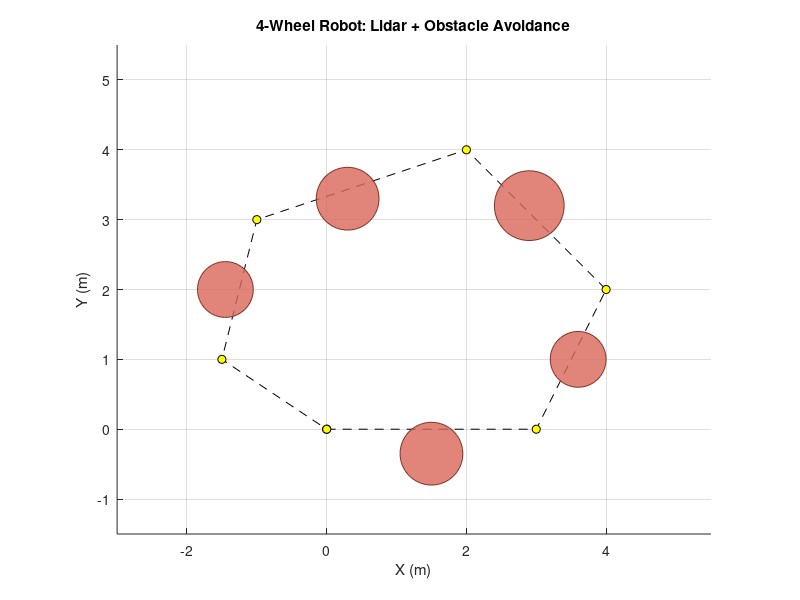

MATLAB code for this plot: (Note: this script raises an error after producing the figure.)
% four_wheel_robot_lidar.m
% 4-wheel robot with a lidar-style range sensor and obstacle avoidance.
% - Circular obstacles, ray-cast lidar (25 beams, 2 m range), drawn live
% - Gap-seeking avoidance: robot steers toward the lidar beam that best
%   combines clearance with progress toward the next waypoint
% Pure MATLAB - no toolboxes required.
%
% Created by Claude via the MATLAB MCP server.

%% Parameters
bodyLen  = 0.50;  bodyWid = 0.35;
wheelLen = 0.16;  wheelWid = 0.06;
robotRad = 0.30;            % inflation radius for clearance (m)
dt       = 0.05;
vMax     = 0.8;
kHeading = 2.8;
wpRadius = 0.30;
maxSteps = 6000;

% Lidar
nBeams   = 25;
fov      = deg2rad(240);                       % field of view
beamAng  = linspace(-fov/2, fov/2, nBeams);    % robot-relative angles
lidarMax = 2.0;                                % max range (m)

% Course and obstacles [x y radius]
waypoints = [0 0; 3 0; 4 2; 2 4; -1 3; -1.5 1; 0 0];
obstacles = [1.5 -0.35 0.45;
             3.6  1.00 0.40;
             2.9  3.20 0.50;
             0.3  3.30 0.45;
            -1.45 2.00 0.40];

%% Figure setup
fig = figure('Name', '4-Wheel Robot + Lidar', 'NumberTitle', 'off');
ax = axes(fig); hold(ax, 'on'); grid(ax, 'on'); axis(ax, 'equal');
pad = 1.5;
xlim(ax, [min(waypoints(:,1))-pad, max(waypoints(:,1))+pad]);
ylim(ax, [min(waypoints(:,2))-pad, max(waypoints(:,2))+pad]);
xlabel(ax, 'X (m)'); ylabel(ax, 'Y (m)');
title(ax, '4-Wheel Robot: Lidar + Obstacle Avoidance');

plot(ax, waypoints(:,1), waypoints(:,2), 'k--o', 'MarkerFaceColor', 'y', ...
    'DisplayName', 'Waypoint course');
th = linspace(0, 2*pi, 40);
for k = 1:size(obstacles, 1)
    patch(ax, obstacles(k,1) + obstacles(k,3)*cos(th), ...
              obstacles(k,2) + obstacles(k,3)*sin(th), ...
              [0.85 0.4 0.35], 'EdgeColor', [0.5 0.2 0.15], ...
              'FaceAlpha', 0.8, 'HandleVisibility', 'off');
end
trail = animatedline(ax, 'Color', [0 0.45 0.74], 'LineWidth', 1.5, ...
    'DisplayName', 'Robot path');
beamLines = plot(ax, NaN, NaN, '-', 'Color', [0.2 0.75 0.3 0.35], ...
    'DisplayName', 'Lidar beams');
hitPts = plot(ax, NaN, NaN, 'r.', 'MarkerSize', 10, ...
    'DisplayName', 'Lidar hits');
legend(ax, 'Location', 'best');

% Robot body graphics
tf = hgtransform('Parent', ax);
patch('Parent', tf, 'XData', [-1 1 1 -1]*bodyLen/2, ...
    'YData', [-1 -1 1 1]*bodyWid/2, 'FaceColor', [0.3 0.6 0.9], ...
    'EdgeColor', 'k', 'HandleVisibility', 'off');
patch('Parent', tf, 'XData', [bodyLen/2-0.1 bodyLen/2 bodyLen/2-0.1], ...
    'YData', [-0.07 0 0.07], 'FaceColor', 'r', 'EdgeColor', 'none', ...
    'HandleVisibility', 'off');
wx = [-1 -1 1 1] * bodyLen*0.30;
wy = [-1 1 -1 1] * (bodyWid/2 + wheelWid/2);
for k = 1:4
    patch('Parent', tf, 'XData', wx(k)+[-1 1 1 -1]*wheelLen/2, ...
        'YData', wy(k)+[-1 -1 1 1]*wheelWid/2, ...
        'FaceColor', [0.15 0.15 0.15], 'EdgeColor', 'none', ...
        'HandleVisibility', 'off');
end

%% Simulation loop
pose = [waypoints(1,1); waypoints(1,2); 0];
wpIdx = 2;
distTotal = 0; simTime = 0;
minClearance = inf;
collided = false;

for step = 1:maxSteps
    target = waypoints(wpIdx, :)';
    delta = target - pose(1:2);
    if norm(delta) < wpRadius
        wpIdx = wpIdx + 1;
        if wpIdx > size(waypoints, 1), break; end
        continue;
    end

    % ---- Lidar scan: ray-cast every beam against all circles ----
    ranges = lidarMax * ones(1, nBeams);
    for b = 1:nBeams
        a = pose(3) + beamAng(b);
        u = [cos(a); sin(a)];
        for k = 1:size(obstacles, 1)
            cp = obstacles(k, 1:2)' - pose(1:2);
            bb = u' * cp;
            disc = bb^2 - (cp'*cp - obstacles(k,3)^2);
            if disc >= 0
                t = bb - sqrt(disc);
                if t > 0 && t < ranges(b)
                    ranges(b) = t;
                end
            end
        end
    end

    % ---- Collision / clearance bookkeeping ----
    clearNow = inf;
    for k = 1:size(obstacles, 1)
        clearNow = min(clearNow, ...
            norm(obstacles(k,1:2)' - pose(1:2)) - obstacles(k,3));
    end
    minClearance = min(minClearance, clearNow);
    if clearNow < robotRad * 0.6
        collided = true;
        break;
    end

    % ---- Gap-seeking steering ----
    desiredTh = atan2(delta(2), delta(1));
    goalRel = atan2(sin(desiredTh - pose(3)), cos(desiredTh - pose(3)));
    clearance = max(ranges - 1.5*robotRad, 0);
    % Erode clearance over neighboring beams so the robot's width is
    % respected: a beam is only as good as its local neighborhood.
    clearEro = clearance;
    for b = 1:nBeams
        lo = max(1, b-3); hi = min(nBeams, b+3);
        clearEro(b) = min(clearance(lo:hi));
    end
    score = min(clearEro, 1.2) - 0.45 * abs(beamAng - goalRel);
    [~, best] = max(score);
    steerErr = beamAng(best);

    % Emergency reflex: if anything is dangerously close, turn hard away
    [closest, cIdx] = min(ranges - robotRad);
    if closest < 0.35
        away = -sign(beamAng(cIdx) + 1e-3);
        steerErr = away * deg2rad(70);
    end

    omega = kHeading * steerErr;
    aheadIdx = abs(beamAng) < deg2rad(35);
    minAhead = min(clearEro(aheadIdx));
    v = vMax * max(0.12, min(1, minAhead / 1.2)) * max(0.15, cos(steerErr));

    % ---- Kinematics update ----
    pose(1) = pose(1) + v * cos(pose(3)) * dt;
    pose(2) = pose(2) + v * sin(pose(3)) * dt;
    pose(3) = pose(3) + omega * dt;
    distTotal = distTotal + v * dt;
    simTime = simTime + dt;

    % ---- Animate robot, beams, and hit points ----
    set(tf, 'Matrix', makehgtform('translate', [pose(1) pose(2) 0], ...
        'zrotate', pose(3)));
    addpoints(trail, pose(1), pose(2));
    bx = nan(1, 3*nBeams); by = bx;
    hx = []; hy = [];
    for b = 1:nBeams
        a = pose(3) + beamAng(b);
        ex = pose(1) + ranges(b)*cos(a);
        ey = pose(2) + ranges(b)*sin(a);
        bx(3*b-2:3*b) = [pose(1) ex NaN];
        by(3*b-2:3*b) = [pose(2) ey NaN];
        if ranges(b) < lidarMax - 1e-6
            hx(end+1) = ex; %#ok<SAGROW>
            hy(end+1) = ey; %#ok<SAGROW>
        end
    end
    set(beamLines, 'XData', bx, 'YData', by);
    set(hitPts, 'XData', hx, 'YData', hy);
    drawnow limitrate;
end

drawnow;
if collided
    fprintf('COLLISION after %.1f s at (%.2f, %.2f). Min clearance %.2f m.\n', ...
        simTime, pose(1), pose(2), minClearance);
elseif wpIdx > size(waypoints, 1)
    fprintf('Course complete: %.1f m in %.1f s. Min obstacle clearance: %.2f m.\n', ...
        distTotal, simTime, minClearance);
else
    fprintf('Stopped at step limit (possibly stuck). Min clearance: %.2f m.\n', ...
        minClearance);
end
